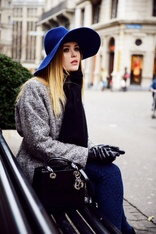
#> input picture Proj1 - Get Histogram/somethingBlue.jpg, 156 x 234 px, shrunk from 650 x 974 before the run
$ python project1.py
#> lines starting #> are read from the running program, lines starting #| are printed output that depends on the picture
# sources :
# https://www.learnopencv.com/color-spaces-in-opencv-cpp-python/
# https://docs.opencv.org/3.1.0/d1/db7/tutorial_py_histogram_begins.html
# https://www.bogotobogo.com/python/OpenCV_Python/python_opencv3_image_histogram_calcHist.php
import cv2 as cv
import numpy as np
import matplotlib.pyplot as plt

test_img = cv.imread('somethingBlue.jpg')
#> test_img is the input picture: shape (234, 156, 3); mean B, G, R 119.3, 117.3, 124.2
img1 = cv.imread('exam1.jpg')  ##indoors
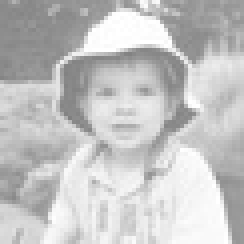
#> input picture Proj1 - Get Histogram/exam1.jpg, 61 x 61 px, shrunk from 252 x 254 before the run (shown 4 times larger)
#> img1 is the input picture: shape (61, 61, 3); min 128, max 255, mean 195.8
img2 = cv.imread('img_out.jpg')  ## outdoors
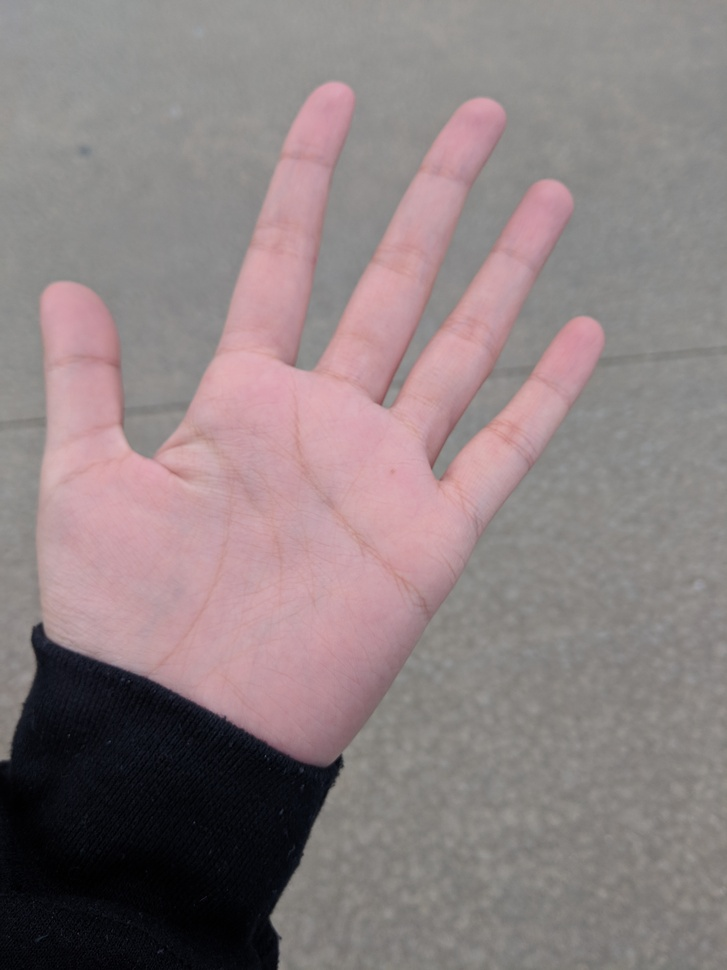
#> input picture Proj1 - Get Histogram/img_out.jpg, 727 x 970 px, shrunk from 3024 x 4032 before the run
#> img2 is the input picture: shape (970, 727, 3); mean B, G, R 129.2, 128.2, 141
img3 = cv.imread('img_outsh.jpg') ## outdoor shaded
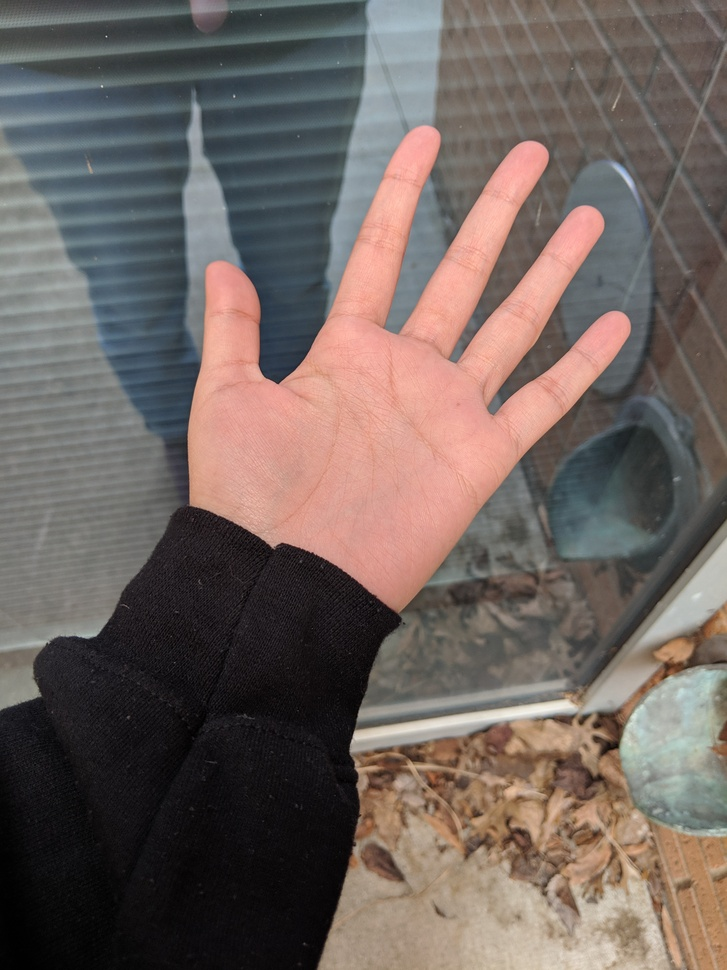
#> input picture Proj1 - Get Histogram/img_outsh.jpg, 727 x 970 px, shrunk from 3024 x 4032 before the run
#> img3 is the input picture: shape (970, 727, 3); mean B, G, R 95.2, 100, 111.9

def convert_image():
    ## first assignment

    hsv = cv.cvtColor(test_img, cv.COLOR_BGR2HSV)
    lower_blue = np.array([110,50,50])
    upper_blue = np.array([130,255,255])

    # Threshold the HSV image to get only blue colors
    mask = cv.inRange(hsv, lower_blue, upper_blue)

    # Bitwise-AND mask and original image
    res = cv.bitwise_and(test_img, test_img, mask= mask)

    lab = cv.cvtColor(hsv, cv.COLOR_BGR2LAB)
    #show all images
    cv.imshow('frame',test_img)
    cv.imshow('mask',mask)
    cv.imshow('res',res)
    cv.imshow('lab', lab)
    cv.waitKey(0)
    cv.destroyAllWindows()

def create_histogram():

    #calculate hist for image
### cv2.calcHist(images, channels, mask, histSize, ranges[, hist[, accumulate]])

    ##bin size = 8
    hist1= cv.calcHist([img1],[0],None, [8],[0,256])
#> hist1 = [0, 0, 0, 0, 927, 676, 1090, 1028]
    plt.plot(hist1)
# [4 lines of commented-out code are left out]
    plt.show()
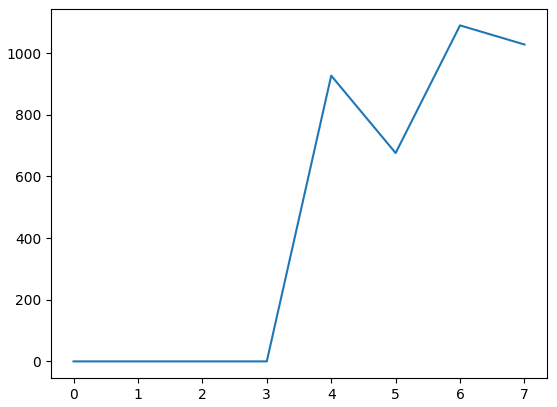
#> figure drawn by matplotlib, 1 panel

#    ##bin size = 16
    hist1= cv.calcHist([img1],[0],None, [16],[0,256])
#> hist1 = [0, 0, 0, 0, 0, 0, 0, 0, 363, 564, 319, 357, 491, 599, 491, 537]
    plt.plot(hist1)
# [4 lines of commented-out code are left out]
    plt.show()
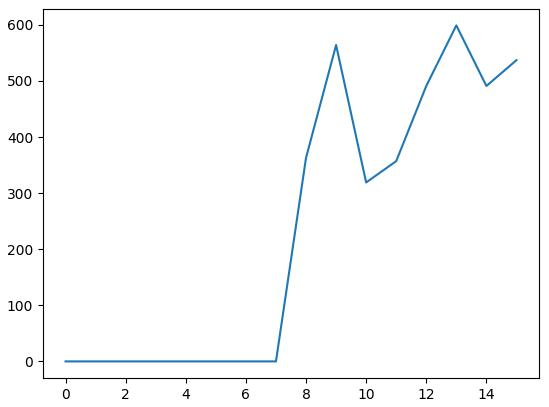
#> figure drawn by matplotlib, 1 panel; curve peaks at x = 13, y = 599
#
#    ##bin size = 256
    hist1= cv.calcHist([img1],[0],None, [256],[0,256])
#> hist1 = 256 values, max 63 at index 255, min 0 at index 0, mean 14.54
    plt.plot(hist1)
# [4 lines of commented-out code are left out]
    plt.show()
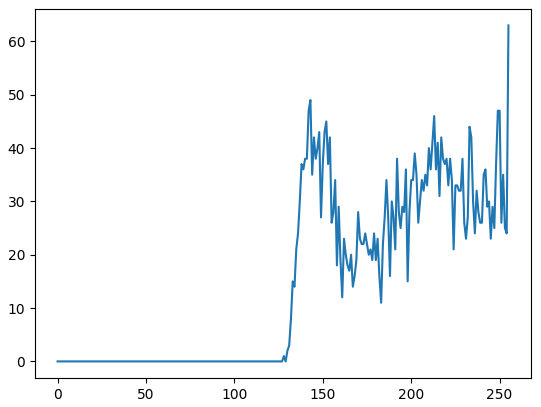
#> figure drawn by matplotlib, 1 panel; curve peaks at x = 255, y = 63

if __name__== "__main__":
#    convert_image()  ## first assignment
    create_histogram() ## second assignment
